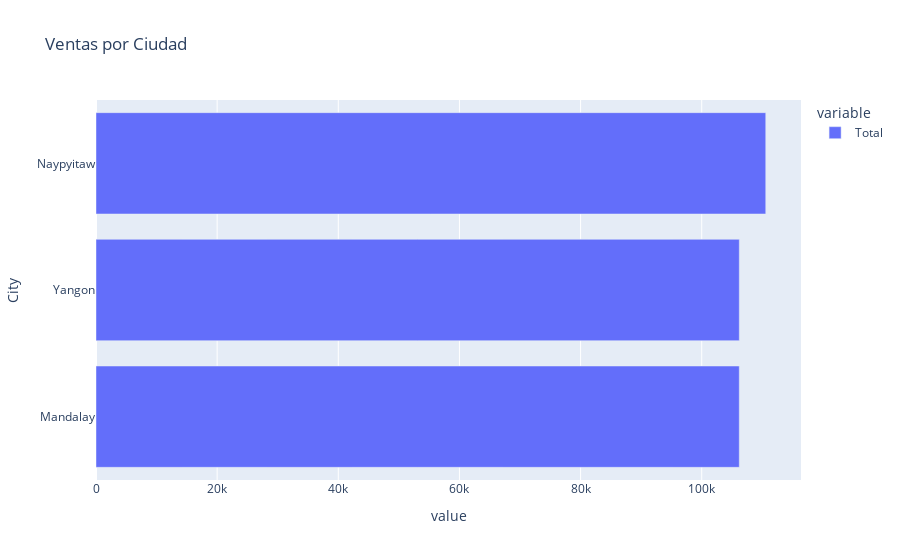

Write notebook code for a chart like this one.
### Code cell
fig_ciudad = px.bar(ventas_ciudad, orientation='h', title='Ventas por Ciudad')
fig_ciudad.show()

### Figure 1 — Plotly figure (JSON) as saved in the notebook; plotly's stock layout.template omitted (floating-point values rounded to 4 significant figures)
{"data": [{"alignmentgroup": "True", "hovertemplate": "variable=Total<br>value=%{x}<br>City=%{y}<extra></extra>", "legendgroup": "Total", "marker": {"color": "#636efa", "pattern": {"shape": ""}}, "name": "Total", "offsetgroup": "Total", "orientation": "h", "showlegend": true, "textposition": "auto", "type": "bar", "x": [106200.0, 106200.0, 110600.0], "xaxis": "x", "y": ["Mandalay", "Yangon", "Naypyitaw"], "yaxis": "y"}], "layout": {"barmode": "relative", "legend": {"title": {"text": "variable"}, "tracegroupgap": 0}, "title": {"text": "Ventas por Ciudad"}, "xaxis": {"anchor": "y", "domain": [0, 1], "title": {"text": "value"}}, "yaxis": {"anchor": "x", "domain": [0, 1], "title": {"text": "City"}}}}
